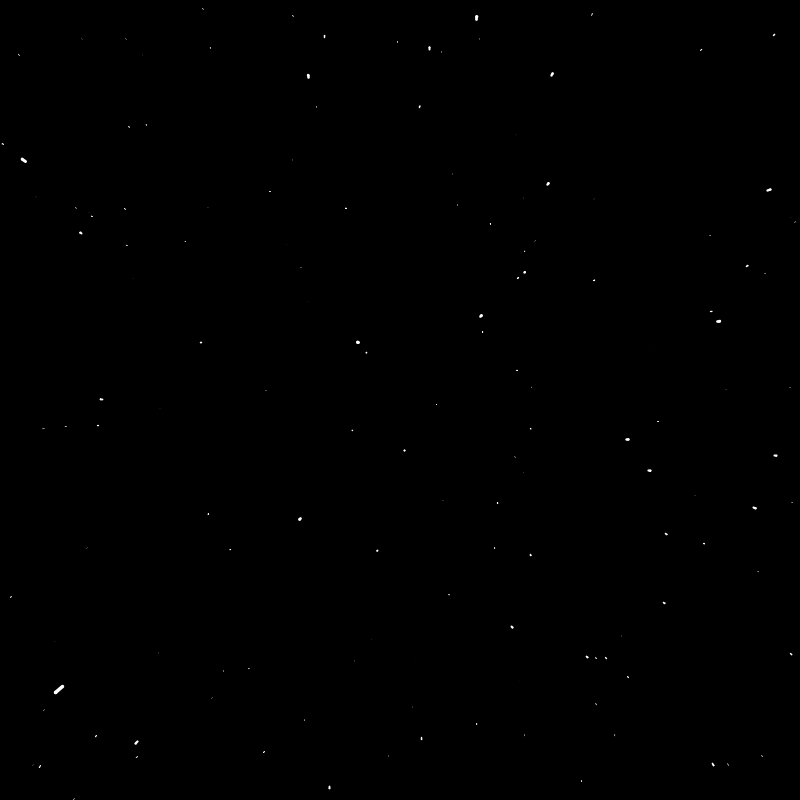
Frame 1 (no input)
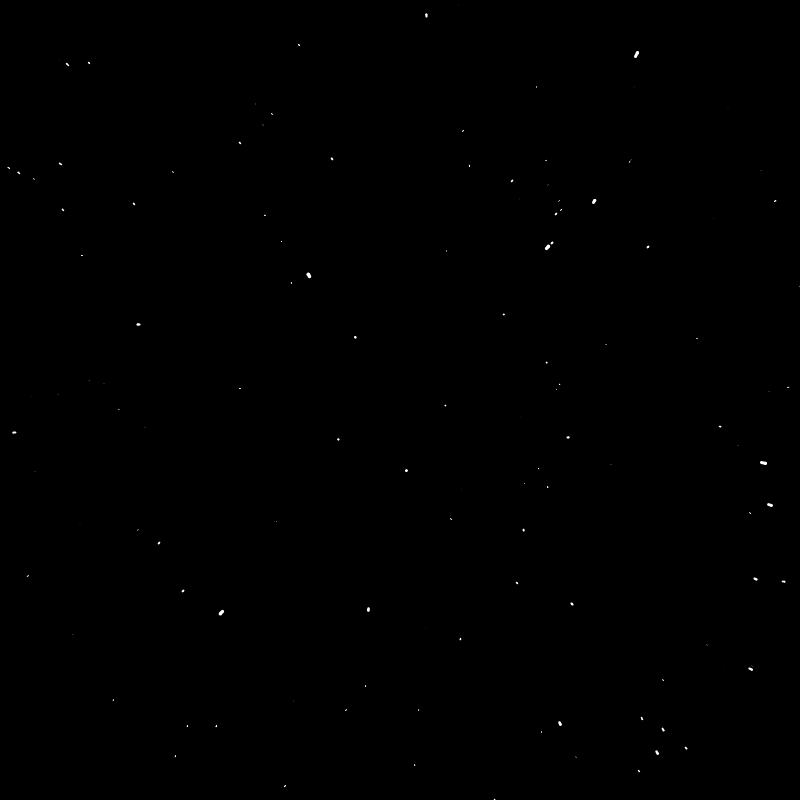
Frame 60 (the mouse pressed at the canvas centre just before this capture)
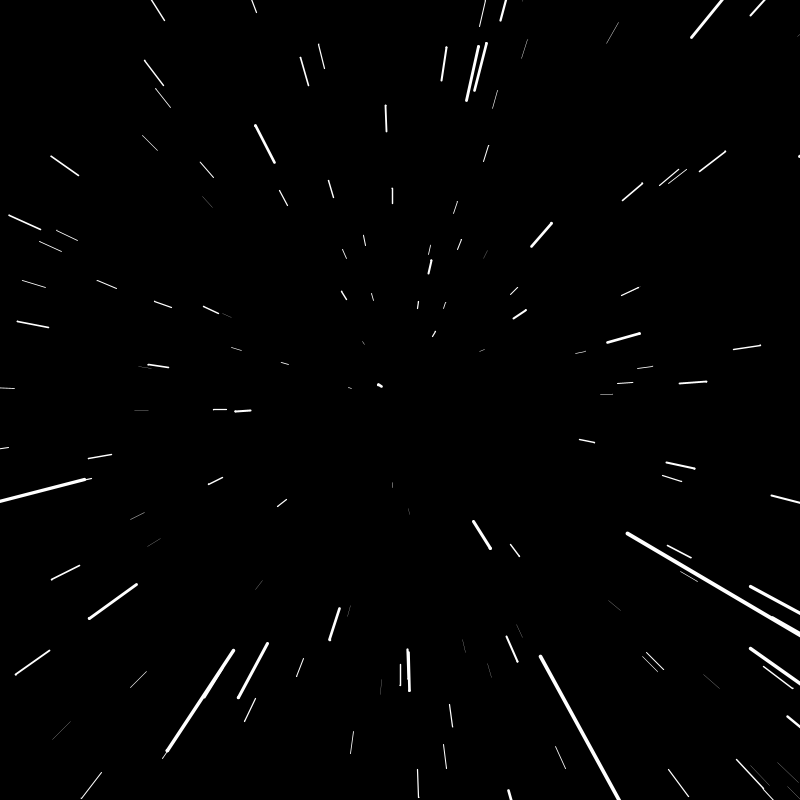
Frame 120 (the mouse held since frame 60 and released just before this capture)

The Processing sketch that drew these frames (run headless with seeded random() and noise(); from frame 60 on, the mouse is pressed at the canvas centre):

// Processing sketch: Star_Field
// ── Star_Field.pde
Star[] stars = new Star[400];
float speed;
float maxsize = 4;

void setup(){
  size(800, 800);
  for(int i = 0; i < stars.length; i++){
    stars[i] = new Star();
  }
}

void draw(){
  speed = map(mouseX, 0, width, 1, 40);
  
  background(0, 0, 0);
  translate(width / 2, height / 2);
  for(int i = 0; i < stars.length; i++){
    stars[i].Update();
    stars[i].Show();
  }
}

// ── Star.pde
class Star{
  float x;
  float y;
  float depth;
  float pdepth;
  
  float w = width / 2;
  float h = height / 2;
  
  Star() {
    x = random(-w, w);
    y = random(-h, h);
    depth = random(0, w);
    
    pdepth = depth;
  }
  
  void Update(){
    depth = depth - speed;
    if(depth < 1){
      x = random(-w, w);
      y = random(-h, h);
      depth = w;
      
      pdepth = depth;
    }
  }
  
  void Show(){
    fill(255);
    noStroke();
    
    float sx = map(x / depth, 0, 1, 0, w);
    float sy = map(y / depth, 0, 1, 0, h);
    
    float size = map(depth, w, 0, 0, maxsize);
    ellipse(sx, sy, size, size);
    
    float px = map(x / pdepth, 0, 1, 0, w);
    float py = map(y / pdepth, 0, 1, 0, h);
    
    pdepth = depth;
    
    stroke(255);
    strokeWeight(size);
    line(px, py, sx, sy);

  }
}
